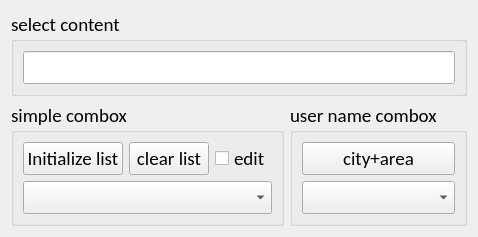
<?xml version="1.0" encoding="UTF-8"?>
<ui version="4.0">
 <class>ComboBox</class>
 <widget class="QWidget" name="ComboBox">
  <property name="geometry">
   <rect>
    <x>0</x>
    <y>0</y>
    <width>390</width>
    <height>189</height>
   </rect>
  </property>
  <property name="windowTitle">
   <string>Form</string>
  </property>
  <layout class="QGridLayout" name="gridLayout">
   <item row="0" column="0" colspan="2">
    <widget class="QGroupBox" name="groupBox1">
     <property name="font">
      <font>
       <family>Calibri</family>
       <pointsize>14</pointsize>
      </font>
     </property>
     <property name="title">
      <string>select content</string>
     </property>
     <layout class="QGridLayout" name="gridLayout_4">
      <item row="0" column="0">
       <widget class="QLineEdit" name="lineEdit">
        <property name="inputMask">
         <string/>
        </property>
        <property name="clearButtonEnabled">
         <bool>false</bool>
        </property>
       </widget>
      </item>
     </layout>
    </widget>
   </item>
   <item row="1" column="0">
    <widget class="QGroupBox" name="groupBox2">
     <property name="font">
      <font>
       <family>Calibri</family>
       <pointsize>14</pointsize>
      </font>
     </property>
     <property name="title">
      <string>simple combox</string>
     </property>
     <layout class="QGridLayout" name="gridLayout_2">
      <item row="0" column="1">
       <widget class="QPushButton" name="btnClear">
        <property name="autoFillBackground">
         <bool>false</bool>
        </property>
        <property name="text">
         <string>clear list</string>
        </property>
        <property name="icon">
         <iconset resource="res.qrc">
          <normaloff>:/icons/images/324.bmp</normaloff>:/icons/images/324.bmp</iconset>
        </property>
        <property name="checkable">
         <bool>false</bool>
        </property>
       </widget>
      </item>
      <item row="0" column="0">
       <widget class="QPushButton" name="btnInitialize">
        <property name="text">
         <string>Initialize list</string>
        </property>
        <property name="icon">
         <iconset resource="res.qrc">
          <normaloff>:/icons/images/212.bmp</normaloff>:/icons/images/212.bmp</iconset>
        </property>
       </widget>
      </item>
      <item row="0" column="2">
       <widget class="QCheckBox" name="cbEdit">
        <property name="text">
         <string>edit</string>
        </property>
       </widget>
      </item>
      <item row="1" column="0" colspan="3">
       <widget class="QComboBox" name="CBprovince"/>
      </item>
     </layout>
    </widget>
   </item>
   <item row="1" column="1">
    <widget class="QGroupBox" name="groupBox3">
     <property name="font">
      <font>
       <family>Calibri</family>
       <pointsize>14</pointsize>
      </font>
     </property>
     <property name="title">
      <string>user name combox</string>
     </property>
     <layout class="QGridLayout" name="gridLayout_3">
      <item row="0" column="0">
       <widget class="QPushButton" name="btnCityarea">
        <property name="text">
         <string>city+area</string>
        </property>
        <property name="icon">
         <iconset resource="res.qrc">
          <normaloff>:/icons/images/aim.ico</normaloff>:/icons/images/aim.ico</iconset>
        </property>
       </widget>
      </item>
      <item row="1" column="0">
       <widget class="QComboBox" name="CBcity"/>
      </item>
     </layout>
    </widget>
   </item>
  </layout>
 </widget>
 <resources>
  <include location="res.qrc"/>
 </resources>
 <connections/>
</ui>
